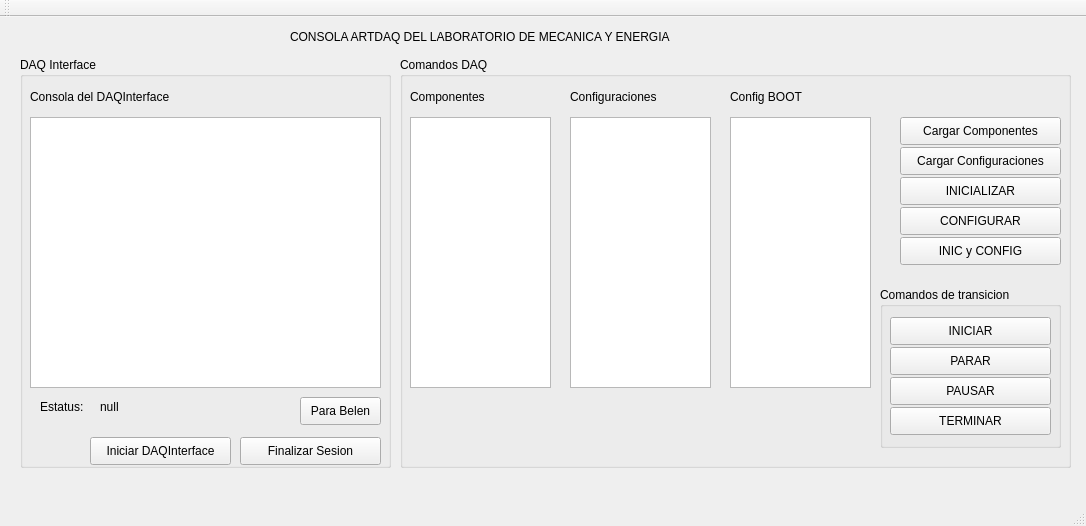
<?xml version="1.0" encoding="UTF-8"?>
<ui version="4.0">
 <class>MainWindow</class>
 <widget class="QMainWindow" name="MainWindow">
  <property name="geometry">
   <rect>
    <x>0</x>
    <y>0</y>
    <width>1086</width>
    <height>526</height>
   </rect>
  </property>
  <property name="windowTitle">
   <string>MainWindow</string>
  </property>
  <widget class="QWidget" name="centralWidget">
   <widget class="QLabel" name="lbTitulo">
    <property name="geometry">
     <rect>
      <x>290</x>
      <y>10</y>
      <width>451</width>
      <height>20</height>
     </rect>
    </property>
    <property name="text">
     <string>CONSOLA ARTDAQ DEL LABORATORIO DE MECANICA Y ENERGIA</string>
    </property>
   </widget>
   <widget class="QGroupBox" name="groupBox">
    <property name="geometry">
     <rect>
      <x>20</x>
      <y>40</y>
      <width>371</width>
      <height>411</height>
     </rect>
    </property>
    <property name="title">
     <string>DAQ Interface</string>
    </property>
    <widget class="QPlainTextEdit" name="taDAQInterface">
     <property name="geometry">
      <rect>
       <x>10</x>
       <y>60</y>
       <width>351</width>
       <height>271</height>
      </rect>
     </property>
    </widget>
    <widget class="QPushButton" name="bDAQInterface">
     <property name="geometry">
      <rect>
       <x>70</x>
       <y>380</y>
       <width>141</width>
       <height>28</height>
      </rect>
     </property>
     <property name="text">
      <string>Iniciar DAQInterface</string>
     </property>
    </widget>
    <widget class="QPushButton" name="bBelen">
     <property name="geometry">
      <rect>
       <x>280</x>
       <y>340</y>
       <width>81</width>
       <height>28</height>
      </rect>
     </property>
     <property name="text">
      <string>Para Belen</string>
     </property>
    </widget>
    <widget class="QLabel" name="label_4">
     <property name="geometry">
      <rect>
       <x>10</x>
       <y>30</y>
       <width>181</width>
       <height>20</height>
      </rect>
     </property>
     <property name="text">
      <string>Consola del DAQInterface</string>
     </property>
    </widget>
    <widget class="QPushButton" name="bFinalizarSesion">
     <property name="geometry">
      <rect>
       <x>220</x>
       <y>380</y>
       <width>141</width>
       <height>28</height>
      </rect>
     </property>
     <property name="text">
      <string>Finalizar Sesion</string>
     </property>
    </widget>
    <widget class="QLabel" name="label_6">
     <property name="geometry">
      <rect>
       <x>20</x>
       <y>340</y>
       <width>62</width>
       <height>20</height>
      </rect>
     </property>
     <property name="text">
      <string>Estatus:</string>
     </property>
    </widget>
    <widget class="QLabel" name="lbStatus">
     <property name="geometry">
      <rect>
       <x>80</x>
       <y>340</y>
       <width>171</width>
       <height>20</height>
      </rect>
     </property>
     <property name="text">
      <string>null</string>
     </property>
    </widget>
   </widget>
   <widget class="QGroupBox" name="groupBox_2">
    <property name="geometry">
     <rect>
      <x>400</x>
      <y>40</y>
      <width>671</width>
      <height>411</height>
     </rect>
    </property>
    <property name="title">
     <string>Comandos DAQ </string>
    </property>
    <widget class="QPushButton" name="bDAQcomp">
     <property name="geometry">
      <rect>
       <x>500</x>
       <y>60</y>
       <width>161</width>
       <height>28</height>
      </rect>
     </property>
     <property name="text">
      <string>Cargar Componentes</string>
     </property>
    </widget>
    <widget class="QListView" name="lvComponentes">
     <property name="geometry">
      <rect>
       <x>10</x>
       <y>60</y>
       <width>141</width>
       <height>271</height>
      </rect>
     </property>
    </widget>
    <widget class="QListView" name="lvConfiguraciones">
     <property name="geometry">
      <rect>
       <x>170</x>
       <y>60</y>
       <width>141</width>
       <height>271</height>
      </rect>
     </property>
    </widget>
    <widget class="QLabel" name="label_2">
     <property name="geometry">
      <rect>
       <x>10</x>
       <y>30</y>
       <width>101</width>
       <height>20</height>
      </rect>
     </property>
     <property name="text">
      <string>Componentes</string>
     </property>
    </widget>
    <widget class="QLabel" name="label_3">
     <property name="geometry">
      <rect>
       <x>170</x>
       <y>30</y>
       <width>111</width>
       <height>20</height>
      </rect>
     </property>
     <property name="text">
      <string>Configuraciones</string>
     </property>
    </widget>
    <widget class="QPushButton" name="bDAQconf">
     <property name="geometry">
      <rect>
       <x>500</x>
       <y>90</y>
       <width>161</width>
       <height>28</height>
      </rect>
     </property>
     <property name="text">
      <string>Cargar Configuraciones</string>
     </property>
    </widget>
    <widget class="QListView" name="lvConfigBOOT">
     <property name="geometry">
      <rect>
       <x>330</x>
       <y>60</y>
       <width>141</width>
       <height>271</height>
      </rect>
     </property>
    </widget>
    <widget class="QLabel" name="label_5">
     <property name="geometry">
      <rect>
       <x>330</x>
       <y>30</y>
       <width>111</width>
       <height>20</height>
      </rect>
     </property>
     <property name="text">
      <string>Config BOOT</string>
     </property>
    </widget>
    <widget class="QPushButton" name="bBOOT">
     <property name="geometry">
      <rect>
       <x>500</x>
       <y>120</y>
       <width>161</width>
       <height>28</height>
      </rect>
     </property>
     <property name="text">
      <string>INICIALIZAR</string>
     </property>
    </widget>
    <widget class="QPushButton" name="bCONFIG">
     <property name="geometry">
      <rect>
       <x>500</x>
       <y>150</y>
       <width>161</width>
       <height>28</height>
      </rect>
     </property>
     <property name="text">
      <string>CONFIGURAR</string>
     </property>
    </widget>
    <widget class="QPushButton" name="bBOOTandCONFIG">
     <property name="geometry">
      <rect>
       <x>500</x>
       <y>180</y>
       <width>161</width>
       <height>28</height>
      </rect>
     </property>
     <property name="text">
      <string>INIC y CONFIG</string>
     </property>
    </widget>
    <widget class="QGroupBox" name="groupBox_3">
     <property name="geometry">
      <rect>
       <x>480</x>
       <y>230</y>
       <width>181</width>
       <height>161</height>
      </rect>
     </property>
     <property name="title">
      <string>Comandos de transicion</string>
     </property>
     <widget class="QPushButton" name="bStart">
      <property name="geometry">
       <rect>
        <x>10</x>
        <y>30</y>
        <width>161</width>
        <height>28</height>
       </rect>
      </property>
      <property name="text">
       <string>INICIAR</string>
      </property>
     </widget>
     <widget class="QPushButton" name="bStop">
      <property name="geometry">
       <rect>
        <x>10</x>
        <y>60</y>
        <width>161</width>
        <height>28</height>
       </rect>
      </property>
      <property name="text">
       <string>PARAR</string>
      </property>
     </widget>
     <widget class="QPushButton" name="bPause">
      <property name="geometry">
       <rect>
        <x>10</x>
        <y>90</y>
        <width>161</width>
        <height>28</height>
       </rect>
      </property>
      <property name="text">
       <string>PAUSAR</string>
      </property>
     </widget>
     <widget class="QPushButton" name="bTerminate">
      <property name="geometry">
       <rect>
        <x>10</x>
        <y>120</y>
        <width>161</width>
        <height>28</height>
       </rect>
      </property>
      <property name="text">
       <string>TERMINAR</string>
      </property>
     </widget>
    </widget>
   </widget>
  </widget>
  <widget class="QMenuBar" name="menuBar">
   <property name="geometry">
    <rect>
     <x>0</x>
     <y>0</y>
     <width>1086</width>
     <height>25</height>
    </rect>
   </property>
  </widget>
  <widget class="QToolBar" name="mainToolBar">
   <attribute name="toolBarArea">
    <enum>TopToolBarArea</enum>
   </attribute>
   <attribute name="toolBarBreak">
    <bool>false</bool>
   </attribute>
  </widget>
  <widget class="QStatusBar" name="statusBar"/>
 </widget>
 <layoutdefault spacing="6" margin="11"/>
 <resources/>
 <connections/>
</ui>
